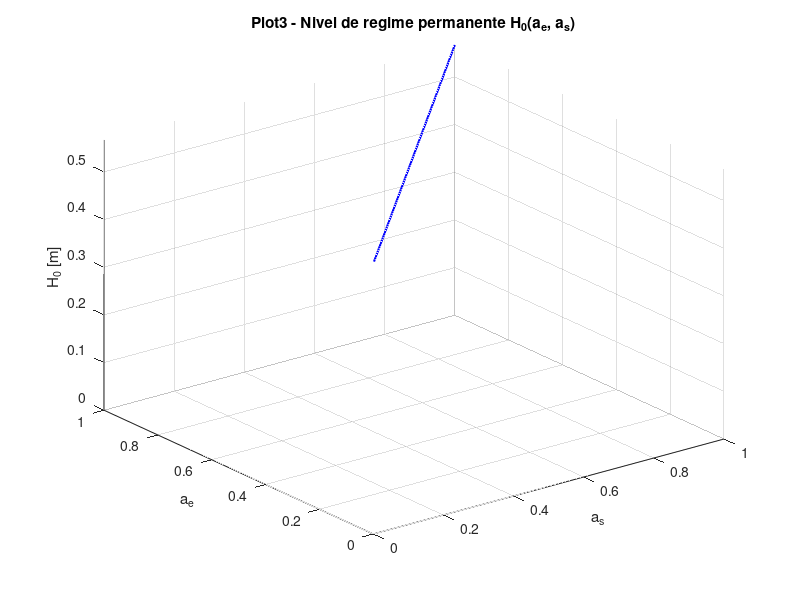
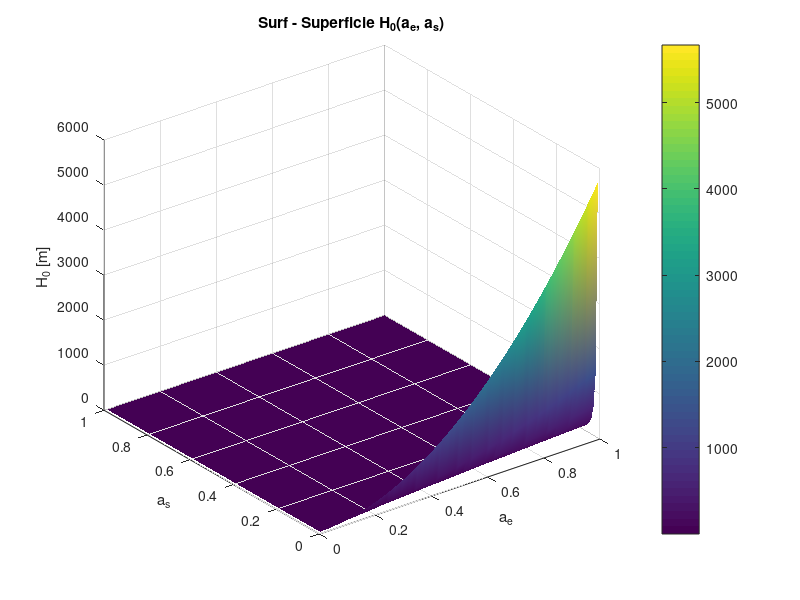
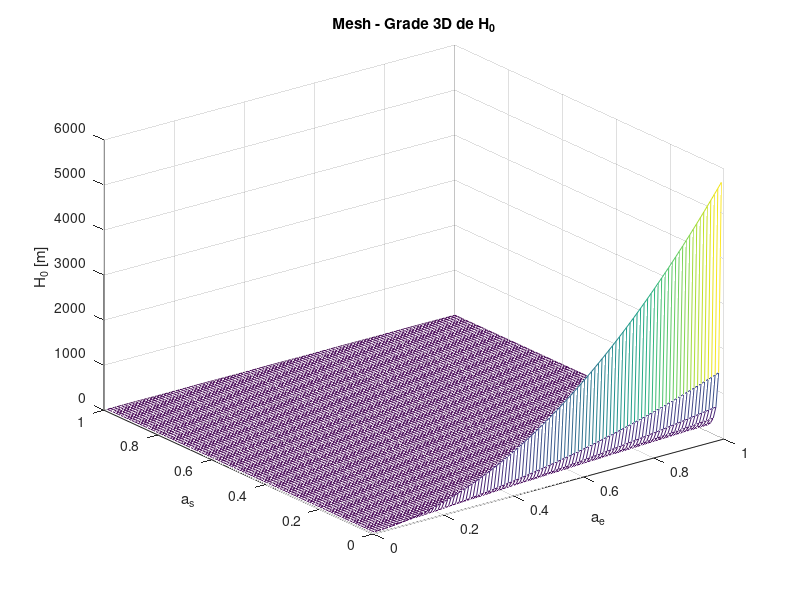
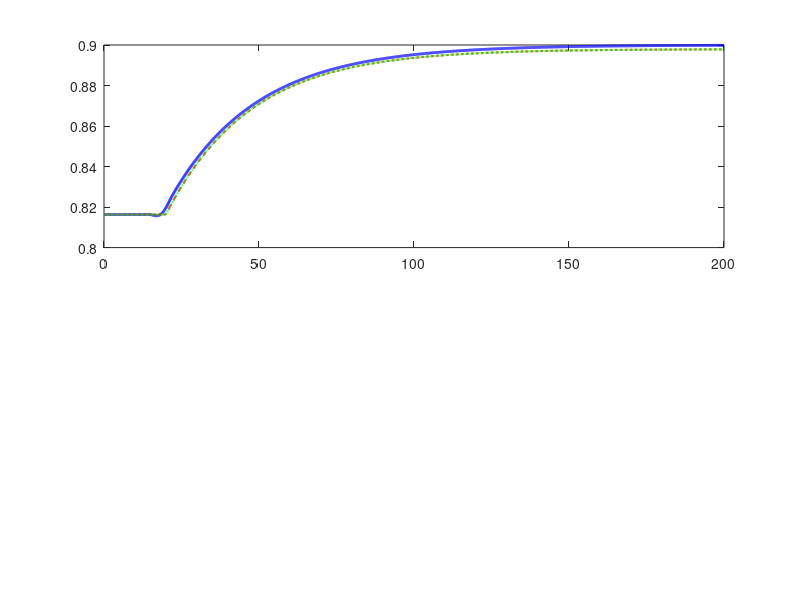

Source code (MATLAB) for these figures, in order: (Note: this script raises an error after producing the figures.)
%% Lab 05 - Linearizacao do Tanque Atmosferico
% Disciplina: Introducao aos Sistemas de Controle - 2026/1
% Prof. Daniel Miranda Cruz — UFMT / Eng. de Computacao
%
% Baseado no codigo anterior do aluno (Lab 04 - visualizacoes 3D)
% e no roteiro oficial do Lab 05.
%
% Estrutura:
%   Secao 0 - Visualizacoes 3D do ponto de operacao (reaproveitado do Lab04)
%   Secao 1 - Ponto de operacao e regime permanente
%   Secao 2 - Linearizacao analitica (alpha, beta_ae, beta_as)
%   Secao 3 - Funcoes de Transferencia G_ae e G_as
%   Secao 4 - Comparacao NL x L: degrau PEQUENO (+5%)
%   Secao 5 - Comparacao NL x L: degrau GRANDE (+50%)
%   Secao 6 - Desafio opcional: simetria +20% vs -20%

clear all; close all; clc;

%% ================================================================
%  SECAO 0 — Parametros fisicos e visualizacoes 3D (Lab 04)
%% ================================================================
A  = 0.5;      % m^2  - area da base do tanque
ke = 0.05;     % m^3/s - constante da valvula de entrada
ks = 0.015;    % m^3/s - constante da valvula de saida
g  = 9.8;      % m/s^2 - aceleracao da gravidade

% Vetores para visualizacao (evita divisao por zero comecando em 0.01)
ae_vec = 0.01:0.01:1;
as_vec = 0.01:0.01:1;

% --- Plot3: curva 3D H0 em regime permanente ---
H_plot3 = ((ke .* ae_vec) ./ (ks .* as_vec .* sqrt(2*g))).^2;
figure(1); clf;
plot3(as_vec, ae_vec, H_plot3, 'b', 'LineWidth', 1.5);
xlabel('a_s'); ylabel('a_e'); zlabel('H_0 [m]');
title('Plot3 - Nivel de regime permanente H_0(a_e, a_s)');
grid on; axis([0 1 0 1 0 max(H_plot3)]);

% --- Surf: superficie H0(ae, as) ---
[AE, AS] = meshgrid(ae_vec, as_vec);
H_surf = ((ke .* AE) ./ (ks .* AS .* sqrt(2*g))).^2;
figure(2); clf;
surf(AE, AS, H_surf); shading interp;
xlabel('a_e'); ylabel('a_s'); zlabel('H_0 [m]');
title('Surf - Superficie H_0(a_e, a_s)');
colorbar;

% --- Mesh: grade 3D ---
figure(3); clf;
mesh(ae_vec, as_vec, H_surf);
xlabel('a_e'); ylabel('a_s'); zlabel('H_0 [m]');
title('Mesh - Grade 3D de H_0');

%% ================================================================
%  SECAO 1 — Ponto de operacao e nivel de regime permanente H0
%% ================================================================
fprintf('\n===== SECAO 1: Ponto de Operacao =====\n');

ae0 = 0.6;   % abertura da valvula de entrada no ponto de operacao
as0 = 0.5;   % abertura da valvula de saida  no ponto de operacao

% Balanco em regime permanente: ke*ae0 = ks*as0*sqrt(2*g*H0)
% Isolando H0:
H0 = ((ke * ae0) / (ks * as0 * sqrt(2*g)))^2;

fprintf('ae0 = %.2f  |  as0 = %.2f\n', ae0, as0);
fprintf('H0  = %.4f m\n', H0);
fprintf('sqrt(2*g*H0) = %.4f m/s\n', sqrt(2*g*H0));
fprintf('Verificacao de balanco:\n');
fprintf('  ke*ae0          = %.5f m^3/s\n', ke*ae0);
fprintf('  ks*as0*sqrt(...)= %.5f m^3/s\n', ks*as0*sqrt(2*g*H0));

%% ================================================================
%  SECAO 2 — Linearizacao analitica (serie de Taylor, 1a ordem)
%% ================================================================
% Modelo NL:  dh/dt = f(h, ae, as) = (1/A)*[ke*ae - ks*as*sqrt(2*g*h)]
%
% Derivadas parciais avaliadas em (H0, ae0, as0):
%   alpha   = df/dh  |0 = -(1/A) * ks*as0 * g / sqrt(2*g*H0)
%   beta_ae = df/dae |0 =  ke / A
%   beta_as = df/das |0 = -(1/A) * ks * sqrt(2*g*H0)
%
% Modelo linearizado em desvio (Dh = h - H0, Dae = ae - ae0, Das = as - as0):
%   d(Dh)/dt = alpha*Dh + beta_ae*Dae + beta_as*Das

alpha   = -(1/A) * ks * as0 * g / sqrt(2*g*H0);
beta_ae =  ke / A;
beta_as = -(1/A) * ks * sqrt(2*g*H0);

% Constante de tempo e ganhos estaticos
tau    = -1 / alpha;          % [s]  polo: s = alpha = -1/tau
Kp_ae  = -beta_ae / alpha;    % ganho estatico para entrada ae
Kp_as  = -beta_as / alpha;    % ganho estatico para entrada as

fprintf('\n===== SECAO 2: Parametros Linearizados =====\n');
fprintf('alpha   (polo)         = %+.6f  (1/s)\n', alpha);
fprintf('beta_ae (df/dae|0)     = %+.4f\n', beta_ae);
fprintf('beta_as (df/das|0)     = %+.4f\n', beta_as);
fprintf('tau   = -1/alpha       = %.4f s\n', tau);
fprintf('Kp_ae = -beta_ae/alpha = %+.4f  (m / unidade de ae)\n', Kp_ae);
fprintf('Kp_as = -beta_as/alpha = %+.4f  (m / unidade de as)\n', Kp_as);
fprintf('\nNOTA: Kp_as negativo pois aumentar a saida DIMINUI o nivel.\n');

%% ================================================================
%  SECAO 3 — Funcoes de Transferencia G_ae(s) e G_as(s)
%% ================================================================
% Em Laplace (condicoes iniciais nulas, variaveis em desvio):
%   Dh(s) = [beta_ae/(s - alpha)]*Dae(s)  +  [beta_as/(s - alpha)]*Das(s)
%
% Forma canonica de 1a ordem:   G(s) = Kp / (tau*s + 1)

s     = tf('s');
G_ae  = Kp_ae / (tau*s + 1);
G_as  = Kp_as / (tau*s + 1);

fprintf('\n===== SECAO 3: Funcoes de Transferencia =====\n');
fprintf('G_ae(s) — entrada ae para nivel h:\n'); disp(G_ae);
fprintf('G_as(s) — entrada as para nivel h:\n'); disp(G_as);

%% ================================================================
%  SECAO 4 — Comparacao NL x Linearizado: degrau PEQUENO (+5%)
%% ================================================================
% Degrau: ae sobe de ae0=0.6 para 0.63 em t=20s; as permanece em as0.

tsim = 200;   % [s] duracao da simulacao
dt   = 0.1;
t    = (0:dt:tsim)';

% Entradas
ae_t4 = ae0 * ones(size(t));
ae_t4(t >= 20) = 0.63;          % +5% de ae0
as_t4 = as0 * ones(size(t));    % as constante

Dae4 = ae_t4 - ae0;
Das4 = as_t4 - as0;

% --- Modelo NAO-LINEAR (ode45) ---
ae_fcn4 = @(tt) interp1(t, ae_t4, tt, 'previous', 'extrap');
as_fcn4 = @(tt) interp1(t, as_t4, tt, 'previous', 'extrap');
odefun4 = @(tt, h) (1/A)*( ke*ae_fcn4(tt) - ks*as_fcn4(tt)*sqrt(2*g*max(h,0)) );
[~, h_NL4] = ode45(odefun4, t, H0);

% --- Modelo LINEARIZADO (lsim em espaco de estados) ---
sys_lin = ss(alpha, [beta_ae, beta_as], 1, 0);
Dh_L4   = lsim(sys_lin, [Dae4, Das4], t);
h_L4    = Dh_L4 + H0;

% --- Modelo por FT (lsim, so Dae varia) ---
Dh_FT4 = lsim(G_ae, Dae4, t);
h_FT4  = Dh_FT4 + H0;

% Erro maximo
err_5pct = max(abs(h_NL4 - h_L4));

fprintf('\n===== SECAO 4: Degrau PEQUENO (+5%%) =====\n');
fprintf('ae: %.2f -> %.2f (Dae = +%.2f)\n', ae0, 0.63, 0.03);
fprintf('max |h_NL - h_L| = %.6f m\n', err_5pct);

figure(4); clf;
subplot(2,1,1);
plot(t, h_NL4, 'b-',  'LineWidth', 2); hold on;
plot(t, h_L4,  'r--', 'LineWidth', 1.5);
plot(t, h_FT4, 'g:',  'LineWidth', 1.5);
yline(H0, 'k:', 'LineWidth', 0.8);
ylabel('h(t) [m]');
title('Degrau pequeno: \Deltaa_e = +5% (ae0=0.6 \rightarrow 0.63)');
legend('NL (ode45)','Linearizado (SS)','FT (lsim)','H_0','Location','best');
grid on;

subplot(2,1,2);
plot(t, ae_t4, 'b-', 'LineWidth', 1.5); hold on;
plot(t, as_t4, 'r-', 'LineWidth', 1.5);
ylabel('Aberturas'); xlabel('Tempo [s]');
legend('a_e','a_s','Location','best');
ylim([0.45 0.75]); grid on;

%% ================================================================
%  SECAO 5 — Comparacao NL x Linearizado: degrau GRANDE (+50%)
%% ================================================================
% Degrau: ae sobe de ae0=0.6 para 0.90 em t=20s (Dae = +0.30 = +50%).

ae_t5 = ae0 * ones(size(t));
ae_t5(t >= 20) = 0.90;          % +50% de ae0
Dae5 = ae_t5 - ae0;

% NL
ae_fcn5 = @(tt) interp1(t, ae_t5, tt, 'previous', 'extrap');
odefun5  = @(tt, h) (1/A)*( ke*ae_fcn5(tt) - ks*as_fcn4(tt)*sqrt(2*g*max(h,0)) );
[~, h_NL5] = ode45(odefun5, t, H0);

% Linearizado
Dh_L5 = lsim(sys_lin, [Dae5, Das4], t);
h_L5  = Dh_L5 + H0;

% FT
Dh_FT5 = lsim(G_ae, Dae5, t);
h_FT5  = Dh_FT5 + H0;

err_50pct = max(abs(h_NL5 - h_L5));

fprintf('\n===== SECAO 5: Degrau GRANDE (+50%%) =====\n');
fprintf('ae: %.2f -> %.2f (Dae = +%.2f)\n', ae0, 0.90, 0.30);
fprintf('max |h_NL - h_L| = %.6f m\n', err_50pct);
fprintf('Razao de erros (50%%/5%%) = %.2f x\n', err_50pct/err_5pct);
fprintf('\nInterpretacao: o erro cresce mais que proporcionalmente ao\n');
fprintf('tamanho do degrau — consistente com truncamento da serie de Taylor.\n');

figure(5); clf;
subplot(3,1,1);
plot(t, h_NL5, 'b-',  'LineWidth', 2); hold on;
plot(t, h_L5,  'r--', 'LineWidth', 1.5);
plot(t, h_FT5, 'g:',  'LineWidth', 1.5);
yline(H0, 'k:', 'LineWidth', 0.8);
ylabel('h(t) [m]');
title('Degrau grande: \Deltaa_e = +50% (ae0=0.6 \rightarrow 0.90)');
legend('NL (ode45)','Linearizado (SS)','FT (lsim)','H_0','Location','best');
grid on;

subplot(3,1,2);
plot(t, ae_t5, 'b-', 'LineWidth', 1.5); hold on;
plot(t, as_t4, 'r-', 'LineWidth', 1.5);
ylabel('Aberturas'); legend('a_e','a_s'); ylim([0.45 1.0]); grid on;

subplot(3,1,3);
plot(t, abs(h_NL5 - h_L5), 'm-', 'LineWidth', 1.5);
ylabel('|h_{NL} - h_L| [m]'); xlabel('Tempo [s]');
title('Erro absoluto: degrau grande');
grid on;

%% ================================================================
%  SECAO 6 — Desafio opcional: assimetria +20% vs -20%
%% ================================================================
% Sequencia de 4 degraus em ae (as permanece em as0):
%   0-60s   ae = 0.60 (operacao)
%   60-120s ae = 0.72 (+20%)
%   120-180s ae = 0.60 (volta)
%   180-240s ae = 0.48 (-20%)

tsim6 = 240; dt6 = 0.1;
t6 = (0:dt6:tsim6)';

ae_t6 = ae0 * ones(size(t6));
ae_t6(t6 >= 60  & t6 < 120) = ae0 * 1.20;  % +20%
ae_t6(t6 >= 180 & t6 < 240) = ae0 * 0.80;  % -20%
as_t6 = as0 * ones(size(t6));

Dae6 = ae_t6 - ae0;
Das6 = as_t6 - as0;

% NL
ae_fcn6 = @(tt) interp1(t6, ae_t6, tt, 'previous', 'extrap');
as_fcn6 = @(tt) interp1(t6, as_t6, tt, 'previous', 'extrap');
odefun6 = @(tt, h) (1/A)*( ke*ae_fcn6(tt) - ks*as_fcn6(tt)*sqrt(2*g*max(h,0)) );
[~, h_NL6] = ode45(odefun6, t6, H0);

% Linearizado
Dh_L6 = lsim(sys_lin, [Dae6, Das6], t6);
h_L6  = Dh_L6 + H0;

% Erros por fase
idx_up   = (t6 >= 60  & t6 < 120);
idx_down = (t6 >= 180 & t6 < 240);
err_up   = max(abs(h_NL6(idx_up)   - h_L6(idx_up)));
err_down = max(abs(h_NL6(idx_down) - h_L6(idx_down)));

fprintf('\n===== SECAO 6: Desafio - Assimetria +20%% vs -20%% =====\n');
fprintf('Erro max (+20%%): %.6f m\n', err_up);
fprintf('Erro max (-20%%): %.6f m\n', err_down);
fprintf('Os erros SAO assimetricos porque sqrt(h) e concava:\n');
fprintf('ao subir, o NL sobe MENOS que o linear preve;\n');
fprintf('ao descer, o NL desce MAIS que o linear preve.\n');

figure(6); clf;
subplot(2,1,1);
plot(t6, h_NL6, 'b-',  'LineWidth', 2); hold on;
plot(t6, h_L6,  'r--', 'LineWidth', 1.5);
yline(H0, 'k:', 'LineWidth', 0.8);
ylabel('h(t) [m]');
title('Desafio: sequencia +20% / -20% em a_e');
legend('NL (ode45)','Linearizado (SS)','H_0','Location','best'); grid on;

subplot(2,1,2);
plot(t6, ae_t6, 'k-', 'LineWidth', 1.5);
ylabel('a_e(t)'); xlabel('Tempo [s]');
ylim([0.40 0.80]); grid on;

%% ================================================================
fprintf('\n===== FIM DO LAB 05 =====\n');
fprintf('Valores para o roteiro:\n');
fprintf('  H0      = %.4f m\n', H0);
fprintf('  alpha   = %.6f\n',   alpha);
fprintf('  beta_ae = %.4f\n',   beta_ae);
fprintf('  beta_as = %.4f\n',   beta_as);
fprintf('  tau     = %.2f s\n', tau);
fprintf('  Kp_ae   = %+.4f\n', Kp_ae);
fprintf('  Kp_as   = %+.4f\n', Kp_as);
fprintf('  Erro degrau  +5%%  : %.6f m\n', err_5pct);
fprintf('  Erro degrau +50%%  : %.6f m\n', err_50pct);
fprintf('Volte ao roteiro e responda as questoes E1-E5.\n');
